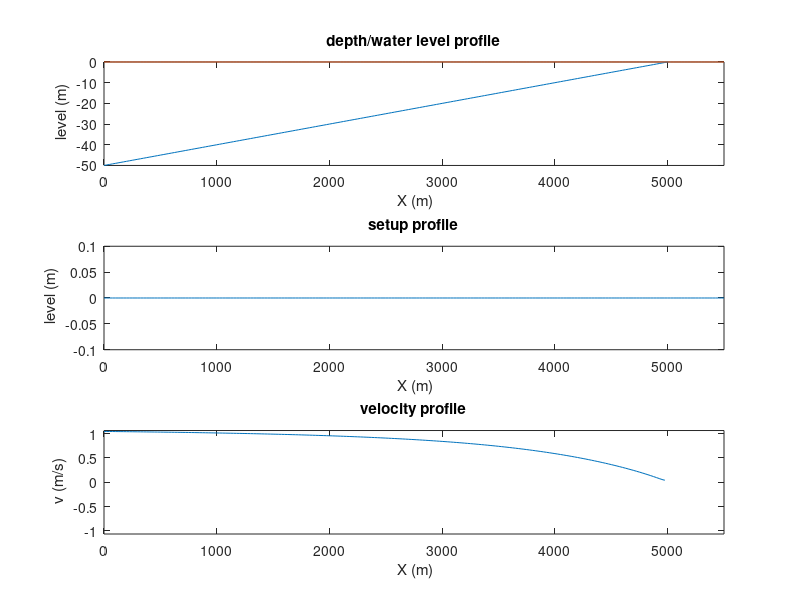
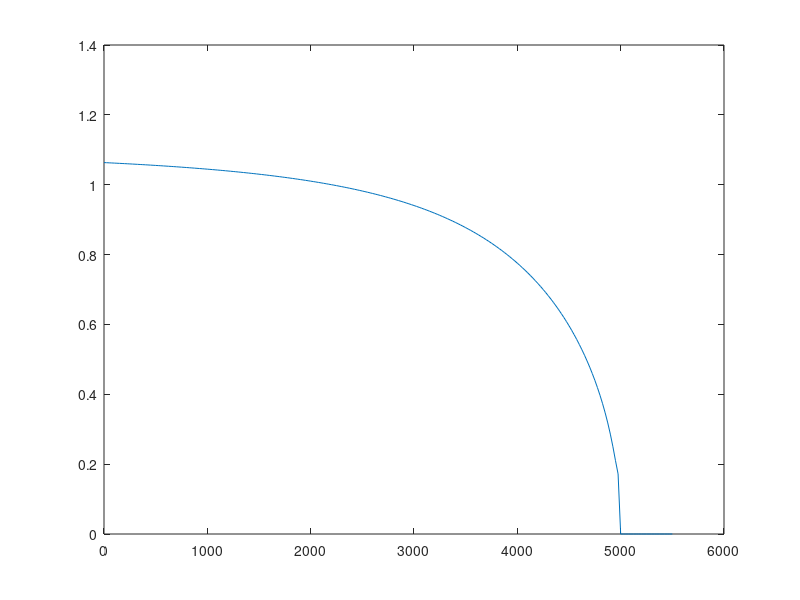
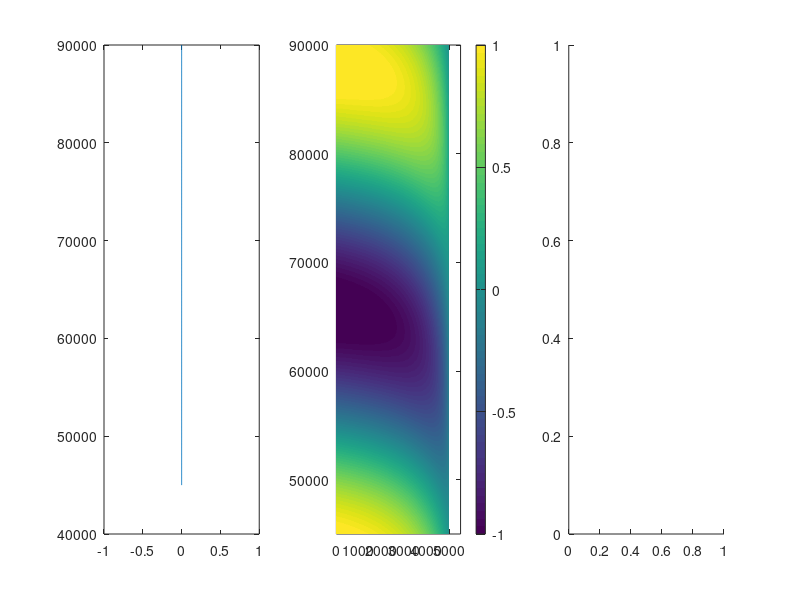

MATLAB code for these plots, in order: (Note: this script raises an error after producing the figures.)
%
% Input
%
T		=12.5*3600; 
etamp	=1;
L		=400000;
C		=65;
fcor	=1e-4;
g		=9.81;
rho	=1000;
d0		=50;
slope	=0.01;
dx		=25;
X		=5500;
dt		=60;
nt		=1500;
eps	=1e-10;
%
% Derived quantities
%
nx=X/dx+1;
x=[0:dx:X];
d=d0-x*slope;
h=d;
zb=-d;
omega=2*pi/T;
k=2*pi/L;
Cd=g/C^2;
%
% Initialisations
%
v=zeros(size(x));
eta=zeros(size(x));
vt=zeros([nt nx]);
etat=zeros([nt nx]);
vamp=ones(size(x));
%
for iter=1:100
   labda=pi/4*Cd*vamp;
   a=g*k/omega./(1+(labda./h/omega).^2)*etamp;
   b=-g*k./(labda./h)./(1+(omega*h./labda).^2)*etamp;
   vamp=sqrt(a.^2+b.^2);
   vamp(h<=0)=0;
   theta=atan2(b,a);
   theta(h<=0)=0;
   figure(3);plot(x,vamp);drawnow;
end
%
% Time loop
%
t=0;
for it=1:nt
   vt(it,:)=a*cos(omega*t)+b*sin(omega*t);
   t=it*dt;
end 
%
% Output
%
etamin=min(min(etat));
etamax=max(max(etat));
vmin=min(min(vt));
vmax=max(max(vt));
figure(1);
for it=1:nt;
   if mod(it,10)-1==0
   subplot(311);
   plot(x,zb,x,etat(it,:));
   axis([0 X -d0 etamax])
   title('depth/water level profile');
   xlabel(' X (m)');
   ylabel(' level (m)');
   subplot(312);   
   plot(x,etat(it,:)-etat(it,1));
 %  axis([0 X 2*(etamin+etamp) 2*(etamax-etamp)])
   axis([0 X -.1 .1])
   title('setup profile');
   xlabel(' X (m)');
   ylabel(' level (m)');
   subplot(313);
   plot(x,vt(it,:));
   axis([0 X vmin vmax])
   title('velocity profile');
   xlabel(' X (m)');
   ylabel(' v (m/s)');
   drawnow   
   end
end
tt=[1:nt]*dt;
figure(4);
subplot(131);
plot(etat(750:1500,1),tt(750:1500));
subplot(132);
pcolor(x,tt(750:1500)',vt(750:1500,:));
shading interp;
caxis([-1 1]);
colorbar;
subplot(133);
plot(detady(750:1500),tt(750:1500));
      
